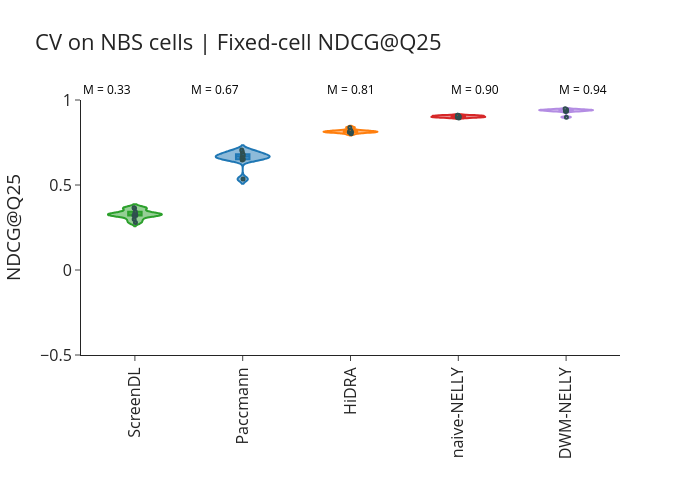

This figure's notebook cell:
### Code cell
# _, p = wilcoxon(per_cell_pcc_cv.T["CPV"], screendl_nbs_cell_fixed_cell.T["ScreenDL"], alternative="greater")

palette = {
    "Paccmann": "#1F77B4",       # blue
    "HiDRA": "#FF7F0E",  # orange
    "ScreenDL": "#2CA02C",     # green
    "naive-NELLY": "#D62728",   # red
    "DWM-NELLY" : "#b38ce3"
}

fig = px.violin(metrics_fixed_cell,
                x="Method",
                y="MNDCG",
                color="Method",
                color_discrete_map=palette,
                height=500,
                width=700,
                template="simple_white",
                box=True,
                points="all",
                labels={"Method": "",
                        "MNDCG": "NDCG@Q25"
                       },
                title= "CV on NBS cells | Fixed-cell NDCG@Q25"
                
                
         )



fig.add_annotation(
    x=0,  # Adjust if you have multiple violins (e.g., grouped by drug)
    y=1,
    text=f"M = {screendl_fixed_cell.median(1).item():.2f}",
    xref="paper", yref="paper",
    showarrow=False,
    yanchor='bottom',
    font=dict(color="black", size=12)
)

fig.add_annotation(
    x=0.2,  # Adjust if you have multiple violins (e.g., grouped by drug)
    y=1,
    text=f"M = {paccmann_fixed_cell.median(1).item():.2f}",
    xref="paper", yref="paper",
    showarrow=False,
    yanchor='bottom',
    font=dict(color="black", size=12)
)

fig.add_annotation(
    x=0.5,  # Adjust if you have multiple violins (e.g., grouped by drug)
    y=1,
    text=f"M = {hidra_fixed_cell.median(1).item():.2f}",
    xref="paper", yref="paper",
    showarrow=False,
    yanchor='bottom',
    font=dict(color="black", size=12)
)

fig.add_annotation(
    x=0.78,  # Adjust if you have multiple violins (e.g., grouped by drug)
    y=1,
    text=f"M = {naive_NELLY_fixed_cell.median(1).item():.2f}",
    xref="paper", yref="paper",
    showarrow=False,
    yanchor='bottom',
    font=dict(color="black", size=12)
)


fig.add_annotation(
    x=0.98,  # Adjust if you have multiple violins (e.g., grouped by drug)
    y=1,
    text=f"M = {dwm_NELLY_fixed_cell.median(1).item():.2f}",
    xref="paper", yref="paper",
    showarrow=False,
    yanchor='bottom',
    font=dict(color="black", size=12)
)

fig.update_traces(
    marker=dict(
        size=3,
        line=dict(width=2, color="DarkSlateGrey")
    )
)

fig.update_traces(
    jitter=0.05,
     pointpos=0,
    width=0.5
)

fig.update_layout(font=dict(size=16), showlegend=False)
fig.update_yaxes(range=[-0.5, 1])
fig.update_xaxes(tickangle=-90)
fig

### Figure 1 — Plotly figure (JSON) as saved in the notebook; plotly's stock layout.template omitted (floating-point values rounded to 4 significant figures)
{"data": [{"alignmentgroup": "True", "box": {"visible": true}, "hovertemplate": "=%{x}<br>NDCG@Q25=%{y}<extra></extra>", "jitter": 0.05, "legendgroup": "ScreenDL", "marker": {"color": "#2CA02C", "line": {"color": "DarkSlateGrey", "width": 2}, "size": 3}, "name": "ScreenDL", "offsetgroup": "ScreenDL", "orientation": "v", "pointpos": 0, "points": "all", "scalegroup": "True", "showlegend": true, "type": "violin", "width": 0.5, "x": ["ScreenDL", "ScreenDL", "ScreenDL", "ScreenDL", "ScreenDL", "ScreenDL", "ScreenDL", "ScreenDL", "ScreenDL", "ScreenDL"], "x0": " ", "xaxis": "x", "y": [0.3206, 0.3636, 0.3313, 0.3419, 0.3323, 0.2792, 0.3658, 0.2987, 0.3213, 0.3219], "y0": " ", "yaxis": "y"}, {"alignmentgroup": "True", "box": {"visible": true}, "hovertemplate": "=%{x}<br>NDCG@Q25=%{y}<extra></extra>", "jitter": 0.05, "legendgroup": "Paccmann", "marker": {"color": "#1F77B4", "line": {"color": "DarkSlateGrey", "width": 2}, "size": 3}, "name": "Paccmann", "offsetgroup": "Paccmann", "orientation": "v", "pointpos": 0, "points": "all", "scalegroup": "True", "showlegend": true, "type": "violin", "width": 0.5, "x": ["Paccmann", "Paccmann", "Paccmann", "Paccmann", "Paccmann", "Paccmann", "Paccmann", "Paccmann", "Paccmann", "Paccmann"], "x0": " ", "xaxis": "x", "y": [0.6952, 0.679, 0.7054, 0.6702, 0.535, 0.6584, 0.6803, 0.6476, 0.6657, 0.6518], "y0": " ", "yaxis": "y"}, {"alignmentgroup": "True", "box": {"visible": true}, "hovertemplate": "=%{x}<br>NDCG@Q25=%{y}<extra></extra>", "jitter": 0.05, "legendgroup": "HiDRA", "marker": {"color": "#FF7F0E", "line": {"color": "DarkSlateGrey", "width": 2}, "size": 3}, "name": "HiDRA", "offsetgroup": "HiDRA", "orientation": "v", "pointpos": 0, "points": "all", "scalegroup": "True", "showlegend": true, "type": "violin", "width": 0.5, "x": ["HiDRA", "HiDRA", "HiDRA", "HiDRA", "HiDRA", "HiDRA", "HiDRA", "HiDRA", "HiDRA", "HiDRA"], "x0": " ", "xaxis": "x", "y": [0.815, 0.8388, 0.8106, 0.8131, 0.8207, 0.8217, 0.8121, 0.8102, 0.8135, 0.801], "y0": " ", "yaxis": "y"}, {"alignmentgroup": "True", "box": {"visible": true}, "hovertemplate": "=%{x}<br>NDCG@Q25=%{y}<extra></extra>", "jitter": 0.05, "legendgroup": "naive-NELLY", "marker": {"color": "#D62728", "line": {"color": "DarkSlateGrey", "width": 2}, "size": 3}, "name": "naive-NELLY", "offsetgroup": "naive-NELLY", "orientation": "v", "pointpos": 0, "points": "all", "scalegroup": "True", "showlegend": true, "type": "violin", "width": 0.5, "x": ["naive-NELLY", "naive-NELLY", "naive-NELLY", "naive-NELLY", "naive-NELLY", "naive-NELLY", "naive-NELLY", "naive-NELLY", "naive-NELLY", "naive-NELLY"], "x0": " ", "xaxis": "x", "y": [0.9099, 0.906, 0.9058, 0.9004, 0.906, 0.8994, 0.9101, 0.8943, 0.8997, 0.8991], "y0": " ", "yaxis": "y"}, {"alignmentgroup": "True", "box": {"visible": true}, "hovertemplate": "=%{x}<br>NDCG@Q25=%{y}<extra></extra>", "jitter": 0.05, "legendgroup": "DWM-NELLY", "marker": {"color": "#b38ce3", "line": {"color": "DarkSlateGrey", "width": 2}, "size": 3}, "name": "DWM-NELLY", "offsetgroup": "DWM-NELLY", "orientation": "v", "pointpos": 0, "points": "all", "scalegroup": "True", "showlegend": true, "type": "violin", "width": 0.5, "x": ["DWM-NELLY", "DWM-NELLY", "DWM-NELLY", "DWM-NELLY", "DWM-NELLY", "DWM-NELLY", "DWM-NELLY", "DWM-NELLY", "DWM-NELLY", "DWM-NELLY"], "x0": " ", "xaxis": "x", "y": [0.9479, 0.9409, 0.9422, 0.9351, 0.9413, 0.9432, 0.9397, 0.9331, 0.9369, 0.8991], "y0": " ", "yaxis": "y"}], "layout": {"annotations": [{"font": {"color": "black", "size": 12}, "showarrow": false, "text": "M = 0.33", "x": 0, "xref": "paper", "y": 1, "yanchor": "bottom", "yref": "paper"}, {"font": {"color": "black", "size": 12}, "showarrow": false, "text": "M = 0.67", "x": 0.2, "xref": "paper", "y": 1, "yanchor": "bottom", "yref": "paper"}, {"font": {"color": "black", "size": 12}, "showarrow": false, "text": "M = 0.81", "x": 0.5, "xref": "paper", "y": 1, "yanchor": "bottom", "yref": "paper"}, {"font": {"color": "black", "size": 12}, "showarrow": false, "text": "M = 0.90", "x": 0.78, "xref": "paper", "y": 1, "yanchor": "bottom", "yref": "paper"}, {"font": {"color": "black", "size": 12}, "showarrow": false, "text": "M = 0.94", "x": 0.98, "xref": "paper", "y": 1, "yanchor": "bottom", "yref": "paper"}], "font": {"size": 16}, "height": 500, "legend": {"title": {"text": ""}, "tracegroupgap": 0}, "showlegend": false, "title": {"text": "CV on NBS cells | Fixed-cell NDCG@Q25"}, "violinmode": "overlay", "width": 700, "xaxis": {"anchor": "y", "autorange": true, "categoryarray": ["ScreenDL", "Paccmann", "HiDRA", "naive-NELLY", "DWM-NELLY"], "categoryorder": "array", "domain": [0, 1], "range": [-0.5, 4.5], "tickangle": -90, "title": {"text": ""}, "type": "category"}, "yaxis": {"anchor": "x", "domain": [0, 1], "range": [-0.5, 1], "title": {"text": "NDCG@Q25"}, "type": "linear"}}}
